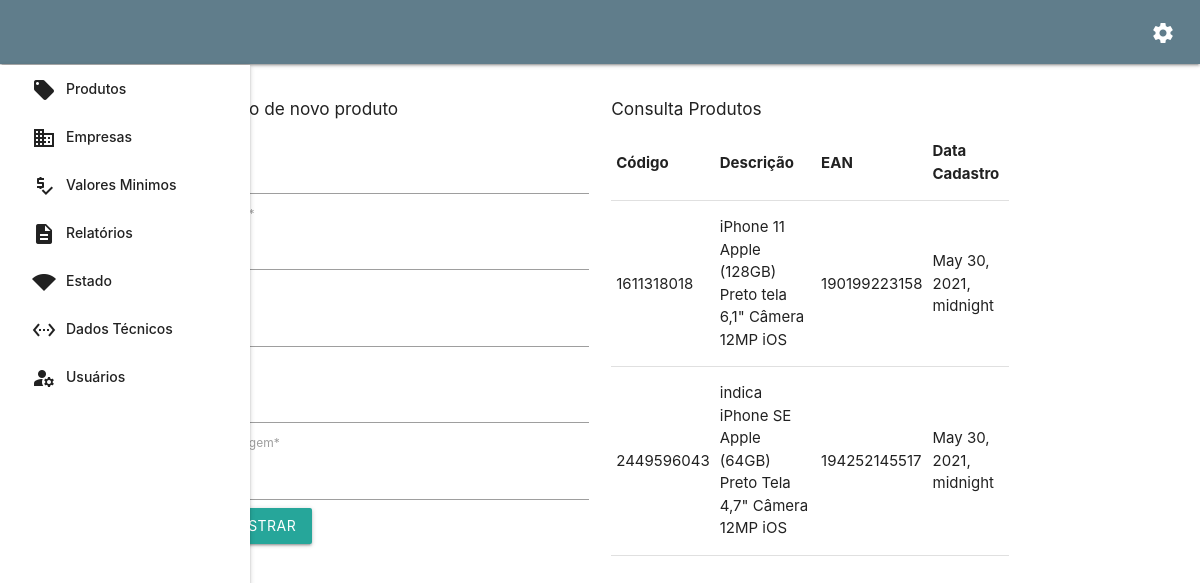
The page /dashboard/manage-product on the database its author committed.
### pages/models.py (models this page shows, shortened)
class Product(models.Model):
    code = models.CharField(max_length=300, verbose_name="Código")
    description = models.CharField(max_length=400, verbose_name="Descrição")
    ean = models.IntegerField(default=None)
    url = models.URLField(default="")
    image_url = models.URLField(default="", verbose_name="Url da imagem")
    date = models.DateTimeField(default=datetime.date.today)

### pages/views.py (the view, shortened to what this page needs)
# urls.py: path('dashboard/manage-product', ManageProduct.as_view(), name='manage-product'),
class ManageProduct(CreateView):
    model = Product
    fields = ['code', 'description', 'ean', 'url', 'image_url']
    template_name = 'pages/dashboard/manage-product.html'
    success_url = reverse_lazy('manage-product')
    def get_context_data(self, **kwargs):
        context = super().get_context_data(**kwargs)
        context["products"] = Product.objects.all()
        return context

### templates/pages/dashboard/manage-product.html (shortened to what this page needs)
{% extends 'base/base.html' %}
{% load i18n %}
{% load static %}
{% load crispy_forms_tags %}
{% block content %}
    <div class="row">
        <div class="col s6">
            <h6>{% trans 'Inclusão de novo produto' %}</h6>
            <form action="" method="POST" class="form-group">
                {{ form|crispy }}
                <button type="submit" class="btn btn-success">
                    {% trans 'Cadastrar' %}
                </button>
            </form>
        </div>
        <div class="col s6">
            <h6>{% trans 'Consulta Produtos' %}</h6>
            <table class="responsive-table">
                <thead>
                <tr>
                    <th>{% trans 'Código' %}</th>
                    <th>{% trans 'Descrição' %}</th>
                    <th>{% trans 'EAN' %}</th>
                    <th>{% trans 'Data Cadastro' %}</th>
                </tr>
                </thead>
                {% for product in products %}
                    <tbody>
                    <tr>
                        <td>{{ product.code }}</td>
                        <td>{{ product.description }}</td>
                        <td>{{ product.ean }}</td>
                        <td>{{ product.date }}</td>
                    </tr>
                    </tbody>
                {% empty %}
                    <tbody>
                    <tr>
                        <td colspan="6">{% trans 'Nenhum produto cadastrado!' %}</td>
                    </tr>
                    </tbody>
                {% endfor %}
            </table>
        </div>
    </div>
{% endblock %}

### rows shown on the page
Product: code "1611318018", description "iPhone 11 Apple (128GB) Preto tela 6,1\" Câmera 12MP iOS", ean "190199223158", date "May 30, 2021, midnight"
Product: code "2449596043", description "indica iPhone SE Apple (64GB) Preto Tela 4,7\" Câmera 12MP iOS", ean "194252145517", date "May 30, 2021, midnight"
